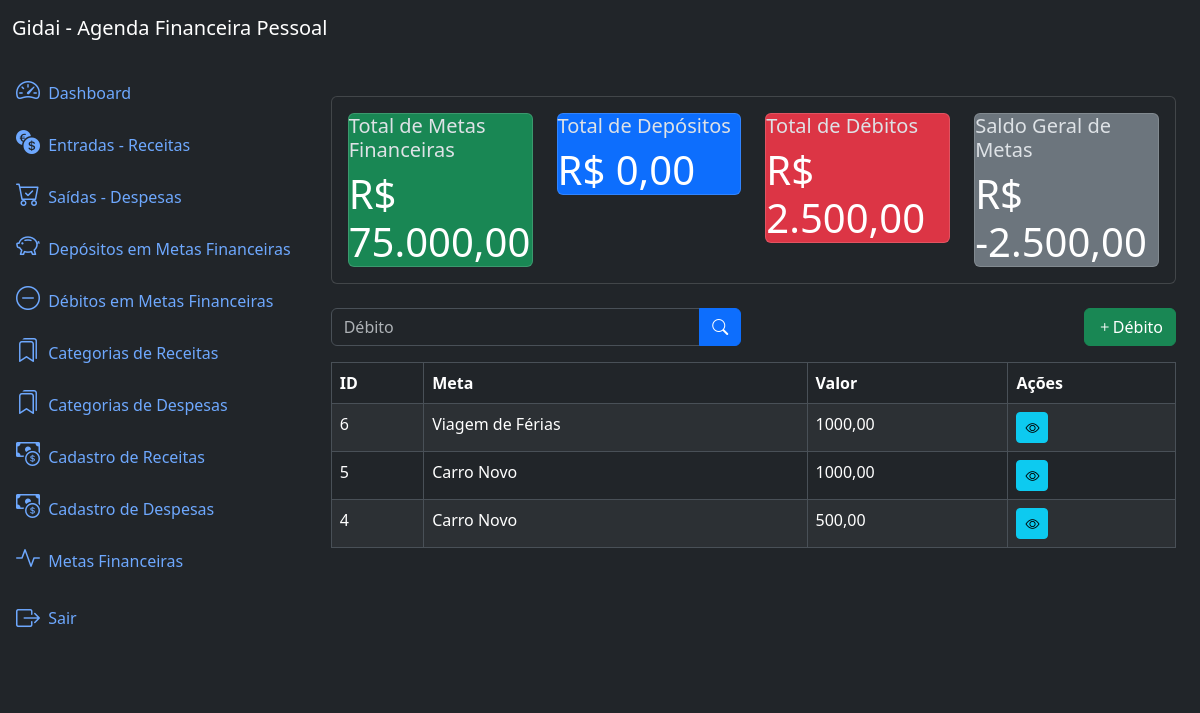
Page /withdrawals/list/ (signed in) on the earlier database version.
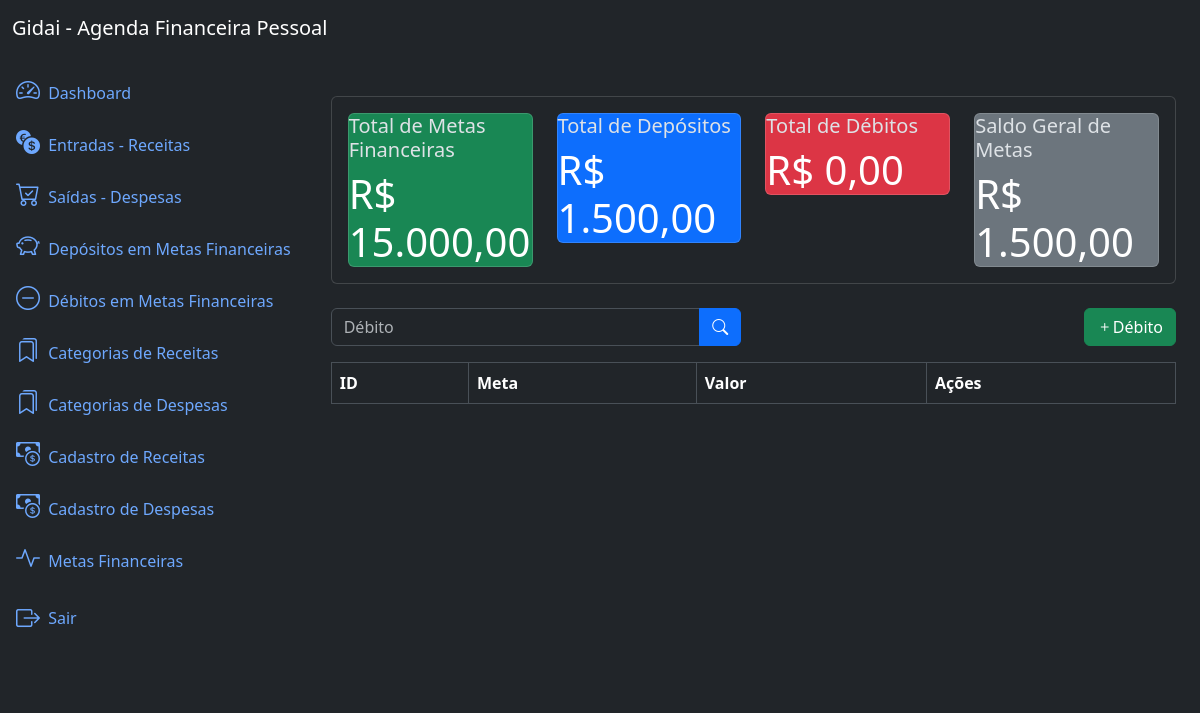
Same page on the later database version.
### withdrawals/models.py (models this page shows, shortened)
class Withdrawal(models.Model):
    goal  = models.ForeignKey(Goal, on_delete=models.PROTECT, related_name='withdrawals')
    value = models.DecimalField(max_digits=20, decimal_places=2, default=0.00)
    description = models.TextField(null=True, blank=True)
    created_at  = models.DateTimeField(auto_now_add=True)
    updated_at  = models.DateTimeField(auto_now=True)
    class Meta:
        ordering = ['-created_at']

### goals/models.py (models this page shows)
class Goal(models.Model):
    name = models.CharField(max_length=200)
    description = models.TextField(null=True, blank=True)
    goalvalue = models.DecimalField(max_digits=20, decimal_places=2, default=0.00)
    deposit = models.DecimalField(max_digits=20, decimal_places=2, default=0.00)
    withdrawal = models.DecimalField(max_digits=20, decimal_places=2, default=0.00)
    enddate = models.DateField()
    created_at = models.DateField(auto_now_add=True)
    updated_at = models.DateField(auto_now=True)
    class Meta:
        ordering = ['name']
    def __str__(self):
        return self.name

### withdrawals/views.py (the view)
# urls.py: path('withdrawals/list/', views.WithdrawalListView.as_view(), name='withdrawal_list'), # a utilização do name aqui, serve por exemplo para ser usada no HTML no método de busca
class WithdrawalListView(LoginRequiredMixin, ListView):
    model = models.Withdrawal
    template_name = 'withdrawal_list.html'
    context_object_name ='withdrawals'
    paginate_by = 10
    def get_queryset(self):
        queryset = super().get_queryset()
        goal = self.request.GET.get('goal')
        if goal:
            queryset = queryset.filter(goal__name__icontains=goal)
        return queryset
    def get_context_data(self, **kwargs):
        context = super().get_context_data(**kwargs)
        context['goal_metrics'] = metrics.get_goal_metrics()
        return context

### app/metrics.py (called while the page is built)
def get_goal_metrics():
    goals    = Goal.objects.all()
    deposits = Deposit.objects.all()
    withdrawals = Withdrawal.objects.all()
    total_goal = sum(goal.goalvalue for goal in goals)
    total_deposit = sum(deposit.value for deposit in deposits)
    total_withdrawal = sum(withdrawal.value for withdrawal in withdrawals)
    total_balance = total_deposit - total_withdrawal
    return dict(
        total_goal=number_format(total_goal, decimal_pos=2, force_grouping=True),
        total_deposit=number_format(total_deposit, decimal_pos=2, force_grouping=True),
        total_withdrawal=number_format(total_withdrawal, decimal_pos=2, force_grouping=True),
        total_balance=number_format(total_balance, decimal_pos=2, force_grouping=True),
        )

### withdrawals/templates/withdrawal_list.html (shortened to what this page needs)
{% extends 'base.html'  %}
{% block content %}
{% include 'components/_goal_metrics.html' %}
<div class="row mb-3">
    <div class="col-md-6">
        <form method="get" action="{% url 'withdrawal_list' %}">
            <div class="input-group">
                <input type="text" class="form-control" name="goal" placeholder="Débito" value="{{ request.GET.goal}}">
                <button type="submit" class="btn btn-primary">
                    <i class="bi bi-search"></i>
                </button>
            </div>
        </form>
    </div>
    <div class="col-md-6">
        <a href="{% url 'withdrawal_create' %}" class="btn btn-success float-end">
            <i class="bi bi-plus"></i>Débito
        </a>
    </div>
</div>
<div class="table-responsive">
    <table class="table table-striped table-bordered">
        <thead class="thead-dark">
            <tr>
                <th>ID</th>
                <th>Meta</th>
                <th>Valor</th>
                <th>Ações</th>
            </tr>
        </thead>
        <tbody>
            {% for withdrawal in withdrawals %}
                <tr>
                    <td> {{ withdrawal.id }} </td>
                    <td> {{ withdrawal.goal }} </td>
                    <td> {{ withdrawal.value}} </td>
                    <td>
                        <a href="{% url 'withdrawal_detail' withdrawal.id %}" class="btn btn-info btn-sm">
                            <i class="bi bi-eye"></i>
                        </a>
                    </td>
                </tr>
            {% endfor %}
        </tbody>
    </table>
</div>
{% endblock %}

Differences in the rows shown:
removed Withdrawal: id "6", goal "Viagem de Férias", value "1000,00"
removed Withdrawal: id "5", goal "Carro Novo", value "1000,00"
removed Withdrawal: id "4", goal "Carro Novo", value "500,00"
Other differences:
{{ goal_metrics.total_goal }}: "75.000,00" → "15.000,00"
{{ goal_metrics.total_deposit }}: "0,00" → "1.500,00"
{{ goal_metrics.total_withdrawal }}: "2.500,00" → "0,00"
{{ goal_metrics.total_balance }}: "-2.500,00" → "1.500,00"
